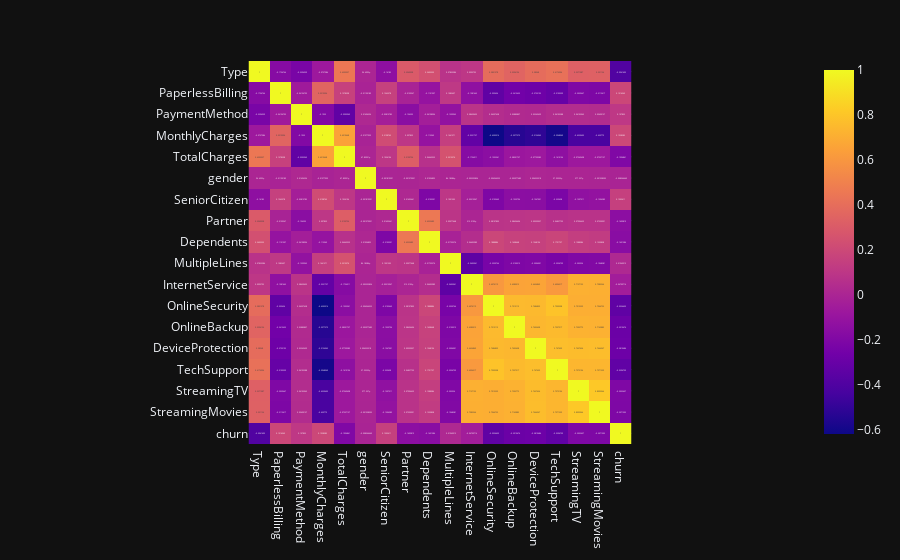

The code cell stored with this chart in its notebook:
### Code cell
px.imshow(full_data.corr(), text_auto=True).show()

### Figure 1 — Plotly figure (JSON) as saved in the notebook; plotly's stock layout.template omitted (floating-point values rounded to 4 significant figures; data arrays with more than 128 entries replaced by an {"elided": "..."} marker saying what was removed)
{"data": [{"coloraxis": "coloraxis", "name": "0", "texttemplate": "%{z}", "x": ["Type", "PaperlessBilling", "PaymentMethod", "MonthlyCharges", "TotalCharges", "gender", "SeniorCitizen", "Partner", "Dependents", "MultipleLines", "InternetService", "OnlineSecurity", "OnlineBackup", "DeviceProtection", "TechSupport", "StreamingTV", "StreamingMovies", "churn"], "y": ["Type", "PaperlessBilling", "PaymentMethod", "MonthlyCharges", "TotalCharges", "gender", "SeniorCitizen", "Partner", "Dependents", "MultipleLines", "InternetService", "OnlineSecurity", "OnlineBackup", "DeviceProtection", "TechSupport", "StreamingTV", "StreamingMovies", "churn"], "z": {"elided": "18x18 float values"}, "type": "heatmap", "xaxis": "x", "yaxis": "y", "hovertemplate": "x: %{x}<br>y: %{y}<br>color: %{z}<extra></extra>"}], "layout": {"xaxis": {"anchor": "y", "domain": [0.0, 1.0], "scaleanchor": "y", "constrain": "domain"}, "yaxis": {"anchor": "x", "domain": [0.0, 1.0], "autorange": "reversed", "constrain": "domain"}, "coloraxis": {"colorscale": [[0.0, "#0d0887"], [0.1111, "#46039f"], [0.2222, "#7201a8"], [0.3333, "#9c179e"], [0.4444, "#bd3786"], [0.5556, "#d8576b"], [0.6667, "#ed7953"], [0.7778, "#fb9f3a"], [0.8889, "#fdca26"], [1.0, "#f0f921"]]}, "margin": {"t": 60}}}
